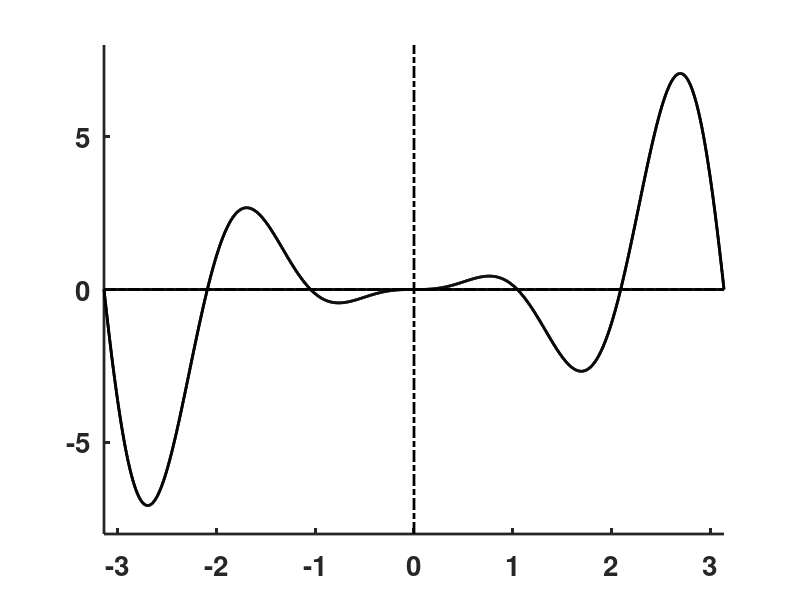

Write MATLAB code to recreate this figure. (Note: this script raises an error after producing the figure.)
clear;  figure('Position',[100 100 800 400],'Color',[1 1 1]); clf;  hold on; 

xy=[-pi pi -8 8];
xx=linspace(xy(1),xy(2),1000);  yy=sin(3*xx).*xx.^2;
plot(xx(1:1000),yy(1:1000),'k','LineWidth',2)
set(gca,'LineWidth',2); 
axis(xy); axis manual;
plot([xy(1) xy(2)],[0 0],'k-.','LineWidth',2);
plot([0 0],[xy(3) xy(4)],'k-.','LineWidth',2);
set(gca,'XTick',[-3 -2 -1 0 1 2 3],'YTick',[-5 0 5],'FontSize',20,'FontWeight','bold');
xh=xx; yh=yy; sp=length(xx);
xh(sp+1)=xy(2); xh(sp+2)=xy(1); xh(sp+3)=xy(1); yh(sp+1)=0; yh(sp+2)=0; yh(sp+3)=yy(sp);
ll=line(xh,yh,'Color','k','LineWidth',2);  
HATCH(ll,45,[0 0 0],'-',5,1); 

g=text(2.6,2.5,'+','FontSize',20,'FontWeight','bold')
set(g,'BackgroundColor','White')

g=text(-1.8,1.3,'+','FontSize',20,'FontWeight','bold')
set(g,'BackgroundColor','White')

g=text(-2.7,-2.5,'-','FontSize',20,'FontWeight','bold')
set(g,'BackgroundColor','White')

g=text(1.6,-1.3,'-','FontSize',20,'FontWeight','bold')
set(g,'BackgroundColor','White')
print('-depsc2',sprintf('C:\\Documents and Settings\\ajay\\Desktop\\BootCampFig_1203\\BC_2003\\matlab\\fig23'));
